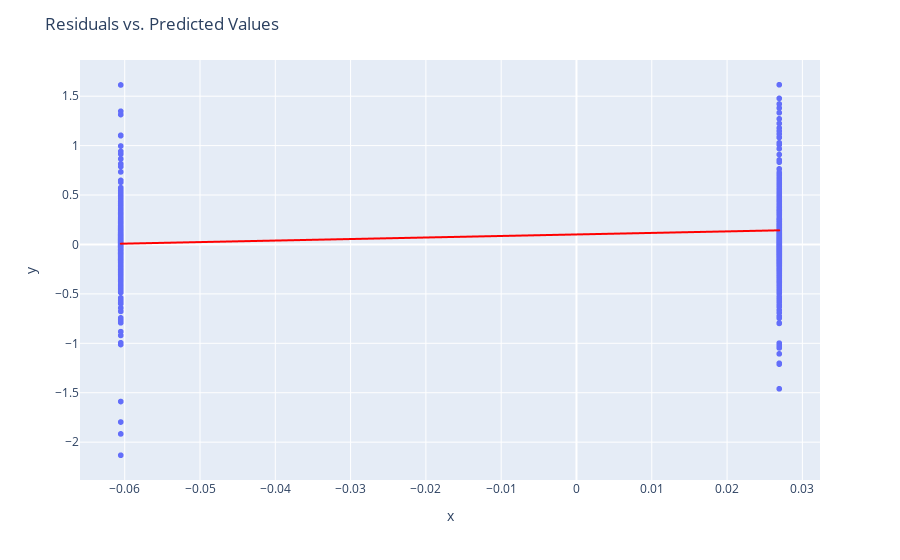
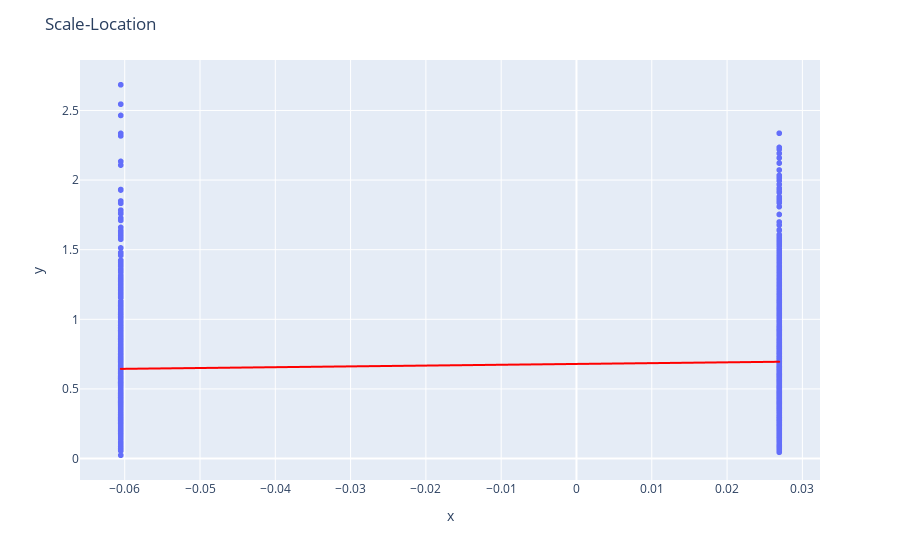

Notebook source saved alongside these figures, in order:
### Code cell
import statsmodels.stats.api as sms

def homoscedasticity_test(model):
    '''
    Function for testing the homoscedasticity of residuals in a linear regression model.
    It plots residuals and standardized residuals vs. fitted values and runs Breusch-Pagan and Goldfeld-Quandt tests.
    
    Args:
    * model - fitted OLS model from statsmodels
    '''
    fitted_vals = model.predict()
    resids = model.resid
    resids_standardized = model.get_influence().resid_studentized_internal

    fig1 = px.scatter(x=fitted_vals, y=resids, trendline="lowess", trendline_color_override="red")
    fig1.update_layout(title='Residuals vs. Predicted Values')

    fig2 = px.scatter(x=fitted_vals, y=np.sqrt(np.abs(resids_standardized)), trendline="lowess", trendline_color_override="red")
    fig2.update_layout(title='Scale-Location')

    bp_test = pd.DataFrame(sms.het_breuschpagan(resids, model.model.exog), 
                           columns=['value'],
                           index=['Lagrange multiplier statistic', 'p-value', 'f-value', 'f p-value'])

    gq_test = pd.DataFrame(sms.het_goldfeldquandt(resids, model.model.exog)[:-1],
                           columns=['value'],
                           index=['F statistic', 'p-value'])

    print('\n Breusch-Pagan test ----')
    print(bp_test)
    print('\n Goldfeld-Quandt test ----')
    print(gq_test)
    print('\n Residuals plots ----')

    fig1.show()
    fig2.show()

homoscedasticity_test(cicc_lm)

### Figure 1 — Plotly figure (JSON) as saved in the notebook; plotly's stock layout.template omitted (floating-point values rounded to 4 significant figures; data arrays with more than 128 entries replaced by an {"elided": "..."} marker saying what was removed)
{"data": [{"hovertemplate": "x=%{x}<br>y=%{y}<extra></extra>", "legendgroup": "", "marker": {"color": "#636efa", "symbol": "circle"}, "mode": "markers", "name": "", "showlegend": false, "type": "scattergl", "x": {"elided": "1624 float values"}, "xaxis": "x", "y": {"elided": "1624 float values"}, "yaxis": "y"}, {"hovertemplate": "<b>LOWESS trendline</b><br><br>x=%{x}<br>y=%{y} <b>(trend)</b><extra></extra>", "legendgroup": "", "line": {"color": "red"}, "marker": {"color": "#636efa", "symbol": "circle"}, "mode": "lines", "name": "", "showlegend": false, "type": "scattergl", "x": {"elided": "1624 float values"}, "xaxis": "x", "y": {"elided": "1624 float values"}, "yaxis": "y"}], "layout": {"legend": {"tracegroupgap": 0}, "margin": {"t": 60}, "title": {"text": "Residuals vs. Predicted Values"}, "xaxis": {"anchor": "y", "domain": [0, 1], "title": {"text": "x"}}, "yaxis": {"anchor": "x", "domain": [0, 1], "title": {"text": "y"}}}}

### Figure 2 — Plotly figure (JSON) as saved in the notebook; plotly's stock layout.template omitted (floating-point values rounded to 4 significant figures; data arrays with more than 128 entries replaced by an {"elided": "..."} marker saying what was removed)
{"data": [{"hovertemplate": "x=%{x}<br>y=%{y}<extra></extra>", "legendgroup": "", "marker": {"color": "#636efa", "symbol": "circle"}, "mode": "markers", "name": "", "showlegend": false, "type": "scattergl", "x": {"elided": "1624 float values"}, "xaxis": "x", "y": {"elided": "1624 float values"}, "yaxis": "y"}, {"hovertemplate": "<b>LOWESS trendline</b><br><br>x=%{x}<br>y=%{y} <b>(trend)</b><extra></extra>", "legendgroup": "", "line": {"color": "red"}, "marker": {"color": "#636efa", "symbol": "circle"}, "mode": "lines", "name": "", "showlegend": false, "type": "scattergl", "x": {"elided": "1624 float values"}, "xaxis": "x", "y": {"elided": "1624 float values"}, "yaxis": "y"}], "layout": {"legend": {"tracegroupgap": 0}, "margin": {"t": 60}, "title": {"text": "Scale-Location"}, "xaxis": {"anchor": "y", "domain": [0, 1], "title": {"text": "x"}}, "yaxis": {"anchor": "x", "domain": [0, 1], "title": {"text": "y"}}}}
